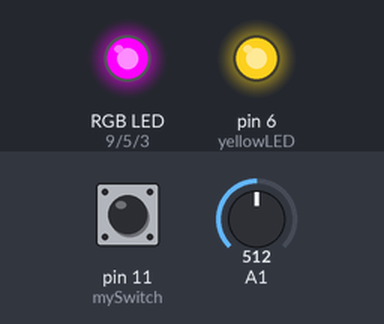
Simulated run of this sketch. Board: Arduino Uno, built with avr-gcc and run on an emulated ATmega328P. Parts: an RGB LED mixed from three pins (HIGH = lit), output pins drawn as LEDs (lit = HIGH). Inputs (shaded band) come from the test bench; at power-on: pin 11 (mySwitch) HIGH, A1 = 512. Dim RGB values are drawn brighter than linear.

Above: at 1.2 s.
1.3 s: pin 11 (mySwitch) pulled LOW for 0.15 s
At 2.5 s:
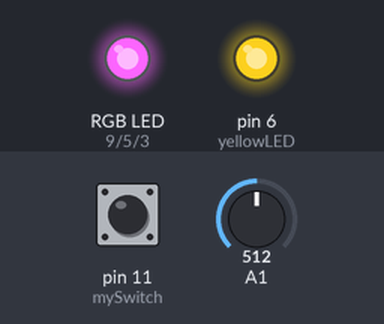
3.2 s: pin 11 (mySwitch) pulled LOW for 1 s
At 4.0 s:
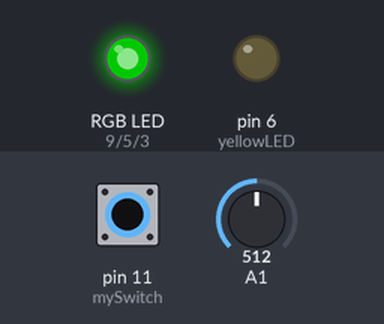
5.7 s: A1 set to 490
Timing chart, 0 to 5.8 s (numbered marks = the images above; inputs shaded):
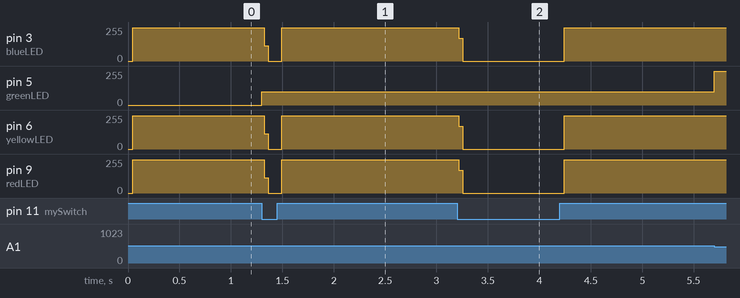

The sketch:

RileyHa_Mar30.ino
```cpp
/* Chaehyun Riley Ha
 * Assignment for March 30
 * Intro to IM _ Analog & Digital
 *
 * Instructions
 * 1. Press the switch to turn off all the lights
 * 2. One person changes (adjusts) the potentiometer
 * 3. The other person should guess what light color would be turned on if the switch is released!
 *
 */

// variable declaration for LEDs

const int redLED = 9;
const int yellowLED = 6;
const int greenLED = 5;
const int blueLED = 3;

// variable declaration for switch

const int mySwitch = 11;

// Setting up the code

void setup() {

  Serial.begin(9600);

  //setting the switch as input
  pinMode(mySwitch, INPUT_PULLUP);

  //setting the LEDs as output
  pinMode(redLED, OUTPUT);
  pinMode(yellowLED, OUTPUT);
  pinMode(greenLED, OUTPUT);
  pinMode(blueLED, OUTPUT);

}

void loop() {

  // get value of the potentiometer using analogRead

  int potVal = analogRead (A1);

  // get switch state (if pressed or released) using digitalRead

  int switchPressed = digitalRead(mySwitch);

  delay(1);

  // turn on Red light if sensor value is between 0 and 250

  if ((potVal > 0) && (potVal < 250)) {
    analogWrite (redLED, 100);
    analogWrite (yellowLED, 0);
    analogWrite (greenLED, 0);
    analogWrite (blueLED, 0);
  }

  // turn on Yellow light if sensor value is between 250 and 500

  else if ((potVal > 250) && (potVal < 500)) {
    analogWrite (redLED, 0);
    analogWrite (yellowLED, 100);
    analogWrite (greenLED, 0);
    analogWrite (blueLED, 0);
  }

  // turn on Green light if sensor value is between 500 and 750

  else if ((potVal > 500) && (potVal < 750)) {
    analogWrite (redLED, 0);
    analogWrite (yellowLED, 0);
    analogWrite (greenLED, 100);
    analogWrite (blueLED, 0);
  }

  // turn on Blue light if sensor value is over 750

  else if (potVal > 750) {
    analogWrite (redLED, 0);
    analogWrite (yellowLED, 0);
    analogWrite (greenLED, 0);
    analogWrite (blueLED, 100);
  }

  //turn all LED's OFF when button is pressed

  if (switchPressed == HIGH)  {
    digitalWrite(redLED, HIGH);
    digitalWrite(yellowLED, HIGH);
    digitalWrite(greenLED, HIGH);
    digitalWrite(blueLED, HIGH);
  }
}
```

Measured:
- after the input at 1.3 s, pin 3 (blueLED): 251/255 → 0/255 at once, → 251/255 0.17 s later; pin 5 (greenLED): 0/255 → 100/255 at once; pin 6 (yellowLED): 250/255 → 0/255 at once, → 250/255 0.17 s later; pin 9 (redLED): 249/255 → 0/255 at once, → 249/255 0.17 s later
